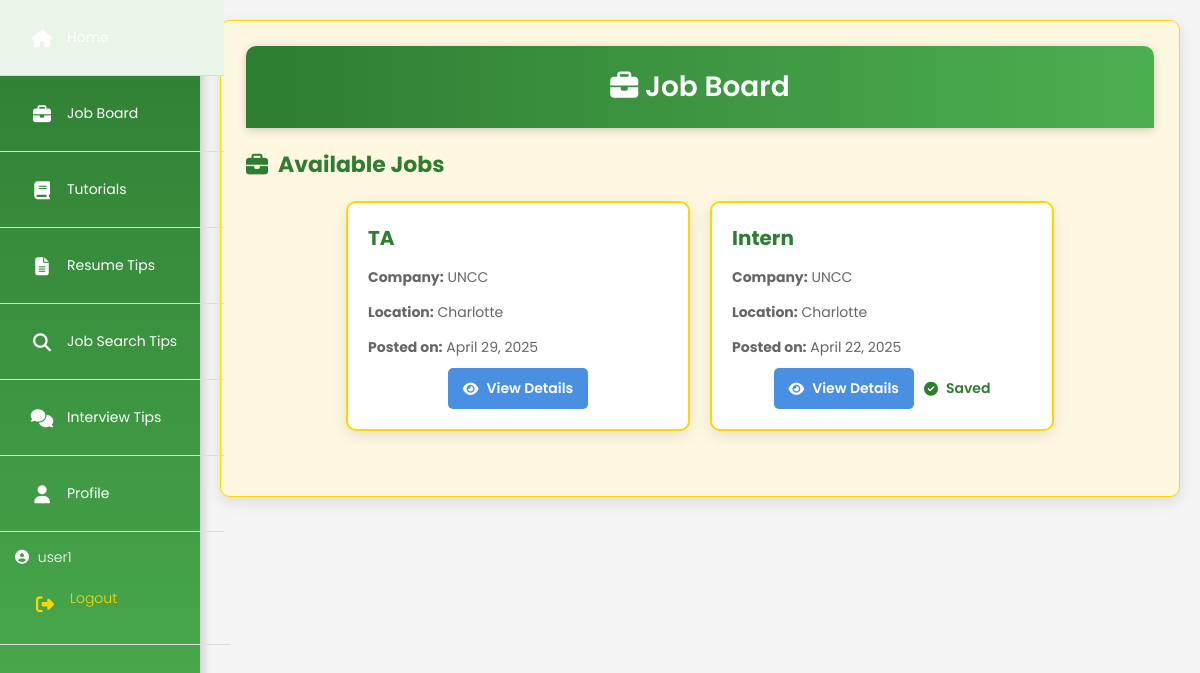
Page /jobs/ (signed in) on the committed database.
### courses/models.py (models this page shows, shortened)
class JobListing(models.Model):
    title = models.CharField(max_length=200)
    company = models.CharField(max_length=100)
    location = models.CharField(max_length=100)
    description = models.TextField()
    application_link = models.URLField()
    posted_at = models.DateTimeField(auto_now_add=True)
    posted_by = models.ForeignKey(User, on_delete=models.CASCADE)

### courses/views.py (the view)
# urls.py: path('jobs/', views.job_list, name='job_list'),
@login_required
def job_list(request):
    jobs = JobListing.objects.all().order_by('-posted_at')
    saved_jobs = SavedJob.objects.filter(user=request.user).values_list('job_id', flat=True)
    context = {
        'jobs': jobs,
        'saved_jobs': saved_jobs,
    }
    return render(request, 'courses/job_list.html', context)

### courses/templates/courses/job_list.html (shortened to what this page needs)
{% extends 'courses/base.html' %}
{% block content %}
<div class="container">
    <div class="page-header">
        <h1><i class="fas fa-briefcase"></i> Job Board</h1>
    </div>
    <div class="jobs-section">
        <h2><i class="fas fa-briefcase"></i> Available Jobs</h2>
        {% if jobs %}
            <div class="job-list">
                {% for job in jobs %}
                    <div class="job-card">
                        <h3>{{ job.title }}</h3>
                        <p><strong>Company:</strong> {{ job.company }}</p>
                        <p><strong>Location:</strong> {{ job.location }}</p>
                        <p><strong>Posted on:</strong> {{ job.posted_at|date:"F d, Y" }}</p>
                        <div class="job-actions">
                            <a href="{% url 'job_detail' job.id %}" class="btn btn-view">
                                <i class="fas fa-eye"></i> View Details
                            </a>
                            {% if job.id in saved_jobs %}
                                <span class="saved-label"><i class="fas fa-check-circle"></i> Saved</span>
                            {% endif %}
                        </div>
                    </div>
                {% endfor %}
            </div>
        {% else %}
            <p>No jobs available at the moment.</p>
        {% endif %}
    </div>
</div>
{% endblock %}

### courses/templates/courses/base.html (shortened to what this page needs)
{% load static %}
<!DOCTYPE html>
<html lang="en">
<head>
    <link rel="stylesheet" href="https://cdnjs.cloudflare.com/ajax/libs/font-awesome/6.4.0/css/all.min.css">
    <link rel="stylesheet" href="{% static 'style.css' %}">
</head>
<body>
    <nav class="sidebar" id="sidebar">
        <ul>
            {% if user.is_authenticated %}
                <li><a href="{% url 'home' %}"><i class="fas fa-home"></i> <span>Home</span></a></li>
                <li><a href="{% url 'job_list' %}"><i class="fas fa-briefcase"></i> <span>Job Board</span></a></li>
                <li><a href="{% url 'tutorial_list' %}"><i class="fas fa-book"></i> <span>Tutorials</span></a></li>
                <li><a href="{% url 'resume_tips' %}"><i class="fas fa-file-alt"></i> <span>Resume Tips</span></a></li>
                <li><a href="{% url 'job_search' %}"><i class="fas fa-search"></i> <span>Job Search Tips</span></a></li>
                <li><a href="{% url 'interview_tips' %}"><i class="fas fa-comments"></i> <span>Interview Tips</span></a></li>
                <li><a href="{% url 'profile' %}"><i class="fas fa-user"></i> <span>Profile</span></a></li>
                <li class="user-info">
                    <span><i class="fas fa-user-circle"></i> {{ user.username }}</span>
                    <a href="{% url 'custom_logout' %}"><i class="fas fa-sign-out-alt"></i> <span>Logout</span></a>
                </li>
            {% endif %}
        </ul>
    </nav>
    <main class="main-content">
        {% block content %}
        {% endblock %}
    </main>
</body>
</html>

### static/style.css (style rules this page uses)
body { font-family: 'Poppins', Arial, sans-serif; margin: 0; padding: 0; background-color: #f4f4f4; color: #333; display: flex; }
.sidebar { background: linear-gradient(to bottom, #2E7D32, #4CAF50); color: white; width: 60px; height: 100vh; position: fixed; top: 0; left: 0; z-index: 1000; transition: width 0.3s ease; box-shadow: 2px 0 10px rgba(0,0,0,0.2); }
.sidebar.expanded { width: 200px; }
.sidebar.expanded li a span, .sidebar.expanded .user-info span { display: inline-block !important; }
.sidebar ul { list-style-type: none; padding: 0; margin: 0; display: flex; flex-direction: column; }
.sidebar li { width: 100%; }
.sidebar a { color: white; font-size: 14px; font-weight: 400; display: flex; align-items: center; padding: 15px; transition: background-color 0.3s ease, color 0.3s ease; }
.sidebar a i { font-size: 18px; width: 30px; text-align: center; }
.sidebar a span { display: none; margin-left: 10px; }
.sidebar .user-info { margin-top: auto; display: flex; flex-direction: column; align-items: flex-start; padding: 15px; }
.sidebar .user-info span { display: none; font-size: 14px; font-weight: 300; margin-bottom: 10px; }
.sidebar .user-info span i { margin-right: 5px; }
.sidebar .user-info a { color: #FFD700; font-weight: 600; padding: 10px 15px; }
.main-content { margin-left: 60px; padding: 20px; flex-grow: 1; transition: margin-left 0.3s ease; }
.sidebar.expanded ~ .main-content { margin-left: 200px; }
.container { max-width: 100%; background: #FFF8E1; padding: 25px; border-radius: 10px; box-shadow: 0 5px 15px rgba(0,0,0,0.1); border: 1px solid #FFD700; }
h1 { color: #2E7D32; text-align: center; font-weight: 600; margin-bottom: 20px; }
ul { list-style-type: none; padding: 0; }
li { padding: 12px; border-bottom: 1px solid #ddd; transition: background-color 0.3s ease; }
a { color: #4A90E2; text-decoration: none; font-weight: 400; transition: color 0.3s ease; }
.page-header { background: linear-gradient(to right, #2E7D32, #4CAF50); color: white; padding: 20px; text-align: center; border-radius: 10px 10px 0 0; margin-bottom: 20px; box-shadow: 0 2px 10px rgba(0,0,0,0.2); }
.page-header h1 { margin: 0; color: white; font-size: 28px; }
.btn { display: inline-flex; align-items: center; gap: 8px; padding: 10px 15px; border-radius: 5px; font-size: 14px; font-weight: 600; text-decoration: none; transition: background-color 0.3s ease, transform 0.1s ease; }
.btn-view, .btn-save { background-color: #4A90E2; color: white; }
.saved-label { color: #2E7D32; font-weight: 600; font-size: 14px; display: inline-flex; align-items: center; gap: 8px; }
.jobs-section { margin-bottom: 40px; }
.jobs-section h2 { color: #2E7D32; font-size: 22px; margin-bottom: 20px; display: flex; align-items: center; gap: 10px; }
.job-list { display: flex; flex-wrap: wrap; gap: 20px; justify-content: center; }
.job-card { background: #fff; border: 2px solid #FFD700; border-radius: 10px; width: 300px; padding: 20px; box-shadow: 0 5px 15px rgba(0,0,0,0.1); transition: transform 0.3s ease, border-color 0.3s ease; }
.job-card h3 { margin: 0 0 10px; font-size: 20px; color: #2E7D32; }
.job-card p { color: #666; font-size: 14px; margin-bottom: 10px; line-height: 1.5; }
.job-actions { display: flex; gap: 10px; justify-content: center; flex-wrap: wrap; }

### rows in the picture
JobListing: title "TA", company "UNCC", location "Charlotte", posted_at "April 29, 2025"
JobListing: title "Intern", company "UNCC", location "Charlotte", posted_at "April 22, 2025", shows "Saved"

### other values in the picture
{{ user.username }} "user1"
